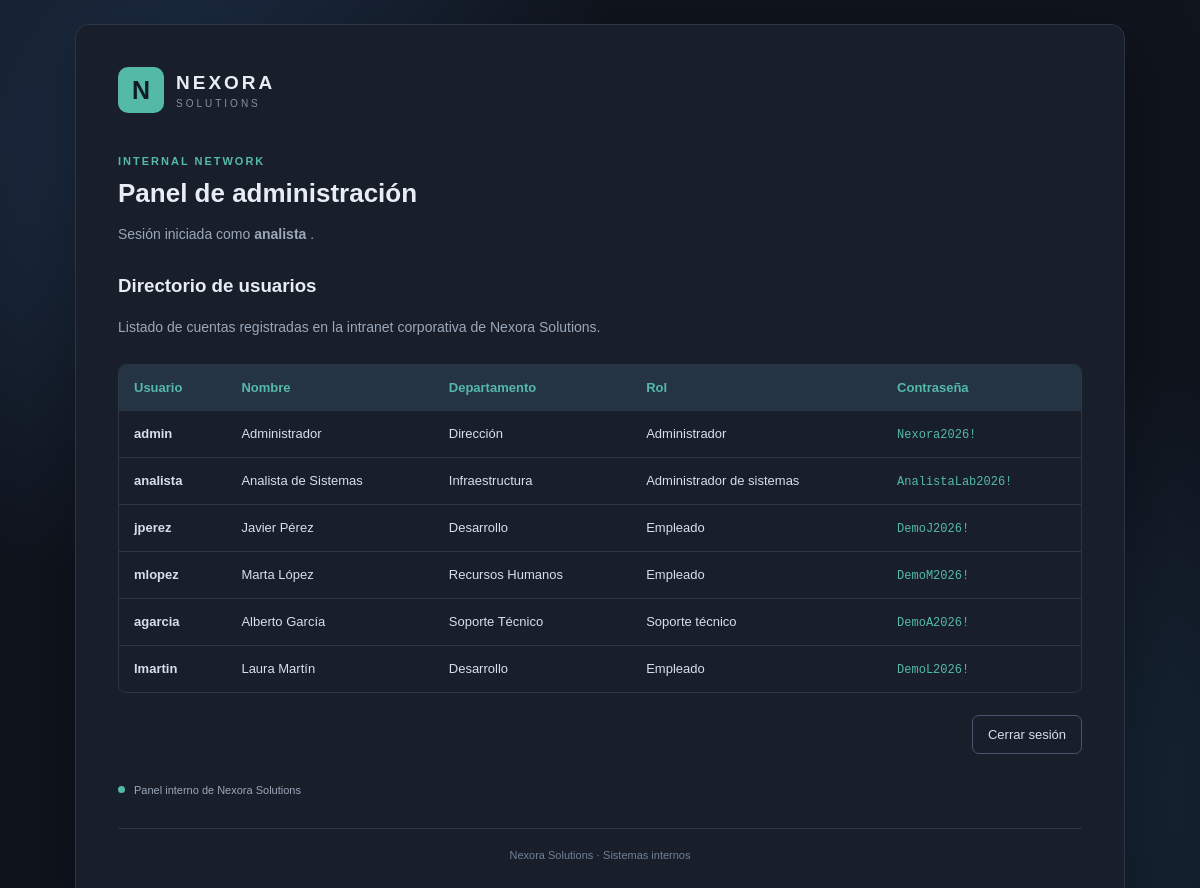
Screenshot of /panel.php (signed in) with the database file from the repository.
### tables this page shows
CREATE TABLE IF NOT EXISTS users (
    id INT AUTO_INCREMENT PRIMARY KEY,
    username VARCHAR(50) NOT NULL UNIQUE,
    password VARCHAR(255) NOT NULL,
    full_name VARCHAR(100) NOT NULL,
    department VARCHAR(80) NOT NULL,
    role VARCHAR(30) NOT NULL DEFAULT 'employee',
    created_at TIMESTAMP DEFAULT CURRENT_TIMESTAMP
);

### html/panel.php (the view, shortened to what this page needs)
<?php
require_once __DIR__ . '/config/database.php';
$sql = "SELECT username, password, full_name, department, role
        FROM users
        ORDER BY id";
$stmt = $pdo->query($sql);
$usuarios = $stmt->fetchAll();
$roles = [
    'admin' => 'Administrador',
    'sysadmin' => 'Administrador de sistemas',
    'employee' => 'Empleado',
    'support' => 'Soporte técnico'
];
?>
<!DOCTYPE html>
<html lang="es">
<head>
    <link rel="stylesheet" href="assets/style.css">
</head>
<body>
    <main class="login-container">
        <section class="login-card panel-card">
            <div class="brand">
                <div class="brand-mark">N</div>
                <div>
                    <h1>NEXORA</h1>
                    <p>SOLUTIONS</p>
                </div>
            </div>
            <div class="login-heading">
                <p class="eyebrow">INTERNAL NETWORK</p>
                <h2>Panel de administración</h2>
                <p>
                    Sesión iniciada como
                    <strong>
                        <?= htmlspecialchars($_SESSION['username']) ?>
                    </strong>.
                </p>
            </div>
            <h3>Directorio de usuarios</h3>
            <p class="panel-description">
                Listado de cuentas registradas en la intranet
                corporativa de Nexora Solutions.
            </p>
            <div class="users-table-container">
                <table class="users-table">
                    <thead>
                        <tr>
                            <th>Usuario</th>
                            <th>Nombre</th>
                            <th>Departamento</th>
                            <th>Rol</th>
                            <th>Contraseña</th>
                        </tr>
                    </thead>
                    <tbody>
                        <?php foreach ($usuarios as $usuario): ?>
                            <tr>
                                <td>
                                    <strong>
                                        <?= htmlspecialchars($usuario['username']) ?>
                                    </strong>
                                </td>
                                <td>
                                    <?= htmlspecialchars($usuario['full_name']) ?>
                                </td>
                                <td>
                                    <?= htmlspecialchars($usuario['department']) ?>
                                </td>
                                <td>
                                    <?= htmlspecialchars(
                                        $roles[$usuario['role']] ?? $usuario['role']
                                    ) ?>
                                </td>
                                <td>
                                    <code>
                                        <?= htmlspecialchars($usuario['password']) ?>
                                    </code>
                                </td>
                            </tr>
                        <?php endforeach; ?>
                    </tbody>
                </table>
            </div>
            <div class="panel-actions">
                <a href="logout.php" class="logout-button">
                    Cerrar sesión
                </a>
            </div>
            <div class="security-notice">
                <span class="status-dot"></span>
                Panel interno de Nexora Solutions
            </div>
            <footer>
                Nexora Solutions · Sistemas internos
            </footer>
        </section>
    </main>
</body>
</html>

### html/assets/style.css (style rules this page uses)
* { box-sizing: border-box; }
:root { font-family: Arial, Helvetica, sans-serif; color: #e8edf5; background: #10141d; }
body { margin: 0; min-height: 100vh; }
.login-container { min-height: 100vh; display: flex; justify-content: center; align-items: center; padding: 24px; background: radial-gradient(circle at 15% 15%, #1d3048 0, transparent 35%), radial-gradient(circle at 85% 85%, #17283a 0, transparent 35%), #10141d; }
.login-card { width: 100%; max-width: 430px; padding: 42px; background: #181f2b; border: 1px solid #2b3545; border-radius: 14px; box-shadow: 0 24px 70px rgba(0, 0, 0, 0.35); }
.panel-card { max-width: 520px; }
.brand { display: flex; align-items: center; gap: 12px; margin-bottom: 42px; }
.brand-mark { display: grid; place-items: center; width: 46px; height: 46px; border-radius: 10px; background: #55b9a8; color: #101b25; font-size: 25px; font-weight: bold; }
.brand h1 { margin: 0; font-size: 19px; letter-spacing: 3px; }
.brand p { margin: 4px 0 0; color: #8492a7; font-size: 10px; letter-spacing: 3px; }
.eyebrow { color: #55b9a8; font-size: 11px; font-weight: bold; letter-spacing: 2px; }
.login-heading h2 { margin: 10px 0; font-size: 26px; }
.login-heading > p:last-child { margin-bottom: 30px; color: #9ba8ba; font-size: 14px; line-height: 1.6; }
.panel-actions { display: flex; justify-content: flex-end; margin-top: 22px; }
.logout-button { display: inline-block; padding: 11px 15px; border: 1px solid #47566c; border-radius: 7px; color: #d8dfeb; font-size: 13px; text-decoration: none; transition: background 0.15s ease, border-color 0.15s ease; }
.security-notice { display: flex; align-items: center; gap: 9px; margin-top: 30px; color: #9ba8ba; font-size: 11px; }
.status-dot { flex: 0 0 7px; width: 7px; height: 7px; border-radius: 50%; background: #55b9a8; }
footer { margin-top: 32px; padding-top: 20px; border-top: 1px solid #2b3545; color: #718096; font-size: 11px; text-align: center; }
.panel-card { max-width: 1050px; }
.panel-card h3 { margin-top: 30px; color: #e8edf5; }
.panel-description { color: #9ba8ba; font-size: 14px; line-height: 1.6; }
.users-table-container { width: 100%; margin-top: 25px; overflow-x: auto; border: 1px solid #2b3545; border-radius: 8px; }
.users-table { width: 100%; border-collapse: collapse; text-align: left; font-size: 13px; }
.users-table thead { background: #243445; }
.users-table th { padding: 15px; color: #55b9a8; font-weight: bold; }
.users-table td { padding: 15px; border-top: 1px solid #2b3545; color: #d8dfeb; }
.users-table code { color: #55b9a8; font-size: 12px; overflow-wrap: anywhere; }

### rows the page displays
users: username "admin", full_name "Administrador", department "Dirección", role "Administrador", password "Nexora2026!"
users: username "analista", full_name "Analista de Sistemas", department "Infraestructura", role "Administrador de sistemas", password "AnalistaLab2026!"
users: username "jperez", full_name "Javier Pérez", department "Desarrollo", role "Empleado", password "DemoJ2026!"
users: username "mlopez", full_name "Marta López", department "Recursos Humanos", role "Empleado", password "DemoM2026!"
users: username "agarcia", full_name "Alberto García", department "Soporte Técnico", role "Soporte técnico", password "DemoA2026!"
users: username "lmartin", full_name "Laura Martín", department "Desarrollo", role "Empleado", password "DemoL2026!"

### other values shown
$_SESSION['username'] "analista"
